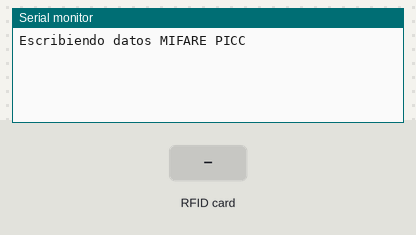
Bench run of a sketch on a simulated Arduino Uno, built with avr-gcc and run on an emulated ATmega328P. On the bench: the last lines printed to the serial monitor. Inputs (shaded band) come from the test bench.

Above: at 1.2 s.
1.3 s: RFID card 5E 7A 19 C4 held to the reader
At 1.37 s:
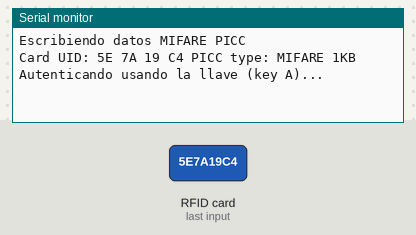
At 2.0 s:
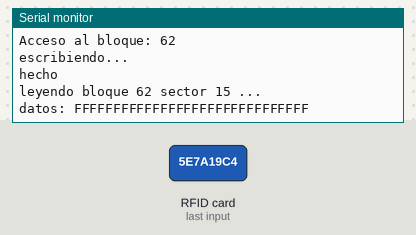

Measured:
- after the input at 1.3 s, the serial monitor: prints a new line at once (image 1)

The sketch:

rfid-2-leyendo-datos-bloques.ino
```cpp
#include <SPI.h> // Serial Perispherical Interface
#include <MFRC522.h> // lector/escritor RC522

#define SS_PIN 10
#define RST_PIN 9
MFRC522 mfrc522(SS_PIN, RST_PIN);   // MFRC522 instancia.

void setup() {
   Serial.begin(9600); // Comunicación serial
    SPI.begin();            // comunicación SPI
    mfrc522.PCD_Init(); // inicia MFRC522
        Serial.println(F("Escribiendo datos MIFARE PICC "));
}

void loop() {

 // Preparando key (llave) - todos inician en FFFFFFFFFFFFh cuando el chip de la tarjeta viene de fábrica.
        MFRC522::MIFARE_Key key;
        for (byte i = 0; i < 6; i++) key.keyByte[i] = 0xFF;

        if ( ! mfrc522.PICC_IsNewCardPresent())   return;
        if ( ! mfrc522.PICC_ReadCardSerial())    return;

        Serial.print(F("Card UID:"));    //lee información en UID y lo muestra en hexadecimal
        for (byte i = 0; i < mfrc522.uid.size; i++) {
          Serial.print(mfrc522.uid.uidByte[i] < 0x10 ? " 0" : " ");
          Serial.print(mfrc522.uid.uidByte[i], HEX);
        }
        Serial.print(F(" PICC type: "));   // PICC tipo
        MFRC522::PICC_Type piccType = mfrc522.PICC_GetType(mfrc522.uid.sak);
        Serial.println(mfrc522.PICC_GetTypeName(piccType));

       //variables iniciales escritura
        byte buffer[]={255,255,255,255,255,255,255,255,255,255,255,255,255,255,255,255,};
        byte block;
        MFRC522::StatusCode status;
        byte len;

        //interface de datos
        Serial.setTimeout(20000L) ;     // espera 20 seg
        // Pregunta por data

        block = 62; // numero de bloque
        Serial.println(F("Autenticando usando la llave (key A)..."));
        //autenticando el acceso al sector bloque 1
        status = mfrc522.PCD_Authenticate(MFRC522::PICC_CMD_MF_AUTH_KEY_A, block, &key, &(mfrc522.uid));
        //diálogo validación
        if (status != MFRC522::STATUS_OK) {
           Serial.print(F("Falla de autenticación: "));
           Serial.println(mfrc522.GetStatusCodeName(status));
           return;
        }
        else  { Serial.print(F("Acceso al bloque: "));Serial.println(block); }

        // Escribir en el bloque 62
  status = mfrc522.MIFARE_Write(block, buffer, 16);
  if (status != MFRC522::STATUS_OK) {
      Serial.print(F("fallo escritura "));
      Serial.println(mfrc522.GetStatusCodeName(status));
            return;
  }
        else Serial.println(F("escribiendo... "));
        Serial.println("hecho ");
         // cargar sector data
         byte sector=15;
    mfrc522.PICC_DumpMifareClassicSectorToSerial(&(mfrc522.uid), &key, sector);
    Serial.println();
    //leer bloque
    Serial.println(F("leyendo bloque 62 sector 15 ..."));
byte bufferead[18];
  byte size = sizeof(bufferead);
    status = mfrc522.MIFARE_Read(block, bufferead, &size);
    if (status != MFRC522::STATUS_OK) {
        Serial.print(F("MIFARE_Read() failed: "));

        Serial.print(mfrc522.GetStatusCodeName(status));
    }
      Serial.print(F("datos: "));
      for(int i=0;i<15;i++) Serial.print(bufferead[i],HEX);
        mfrc522.PICC_HaltA(); // Halt PICC
        mfrc522.PCD_StopCrypto1();  // Stop encryption on PCD

}
```
